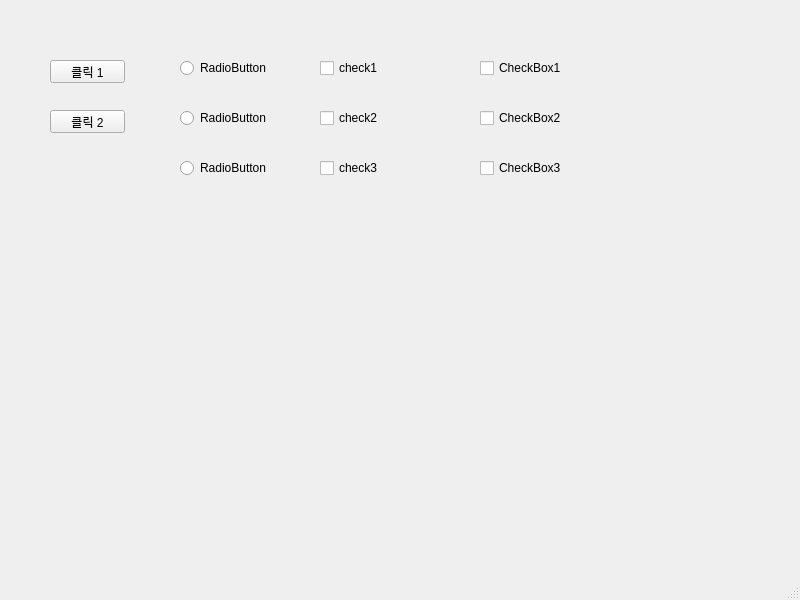
<?xml version="1.0" encoding="UTF-8"?>
<ui version="4.0">
 <class>MainWindow</class>
 <widget class="QMainWindow" name="MainWindow">
  <property name="geometry">
   <rect>
    <x>0</x>
    <y>0</y>
    <width>800</width>
    <height>600</height>
   </rect>
  </property>
  <property name="windowTitle">
   <string>MainWindow</string>
  </property>
  <widget class="QWidget" name="centralwidget">
   <widget class="QPushButton" name="pushButton_1">
    <property name="geometry">
     <rect>
      <x>50</x>
      <y>60</y>
      <width>75</width>
      <height>23</height>
     </rect>
    </property>
    <property name="text">
     <string>클릭 1</string>
    </property>
   </widget>
   <widget class="QPushButton" name="pushButton_2">
    <property name="geometry">
     <rect>
      <x>50</x>
      <y>110</y>
      <width>75</width>
      <height>23</height>
     </rect>
    </property>
    <property name="text">
     <string>클릭 2</string>
    </property>
   </widget>
   <widget class="QRadioButton" name="radioButton_1">
    <property name="geometry">
     <rect>
      <x>180</x>
      <y>60</y>
      <width>90</width>
      <height>16</height>
     </rect>
    </property>
    <property name="text">
     <string>RadioButton</string>
    </property>
   </widget>
   <widget class="QRadioButton" name="radioButton_2">
    <property name="geometry">
     <rect>
      <x>180</x>
      <y>110</y>
      <width>90</width>
      <height>16</height>
     </rect>
    </property>
    <property name="text">
     <string>RadioButton</string>
    </property>
   </widget>
   <widget class="QRadioButton" name="radioButton_3">
    <property name="geometry">
     <rect>
      <x>180</x>
      <y>160</y>
      <width>90</width>
      <height>16</height>
     </rect>
    </property>
    <property name="text">
     <string>RadioButton</string>
    </property>
   </widget>
   <widget class="QCheckBox" name="check1">
    <property name="geometry">
     <rect>
      <x>320</x>
      <y>60</y>
      <width>81</width>
      <height>16</height>
     </rect>
    </property>
    <property name="text">
     <string>check1</string>
    </property>
   </widget>
   <widget class="QCheckBox" name="check2">
    <property name="geometry">
     <rect>
      <x>320</x>
      <y>110</y>
      <width>81</width>
      <height>16</height>
     </rect>
    </property>
    <property name="text">
     <string>check2</string>
    </property>
   </widget>
   <widget class="QCheckBox" name="check3">
    <property name="geometry">
     <rect>
      <x>320</x>
      <y>160</y>
      <width>81</width>
      <height>16</height>
     </rect>
    </property>
    <property name="text">
     <string>check3</string>
    </property>
   </widget>
   <widget class="QCheckBox" name="checkBox1">
    <property name="geometry">
     <rect>
      <x>480</x>
      <y>60</y>
      <width>91</width>
      <height>16</height>
     </rect>
    </property>
    <property name="text">
     <string>CheckBox1</string>
    </property>
   </widget>
   <widget class="QCheckBox" name="checkBox2">
    <property name="geometry">
     <rect>
      <x>480</x>
      <y>110</y>
      <width>91</width>
      <height>16</height>
     </rect>
    </property>
    <property name="text">
     <string>CheckBox2</string>
    </property>
   </widget>
   <widget class="QCheckBox" name="checkBox3">
    <property name="geometry">
     <rect>
      <x>480</x>
      <y>160</y>
      <width>91</width>
      <height>16</height>
     </rect>
    </property>
    <property name="text">
     <string>CheckBox3</string>
    </property>
   </widget>
  </widget>
  <widget class="QMenuBar" name="menubar">
   <property name="geometry">
    <rect>
     <x>0</x>
     <y>0</y>
     <width>800</width>
     <height>21</height>
    </rect>
   </property>
  </widget>
  <widget class="QStatusBar" name="statusbar"/>
 </widget>
 <resources/>
 <connections/>
</ui>
